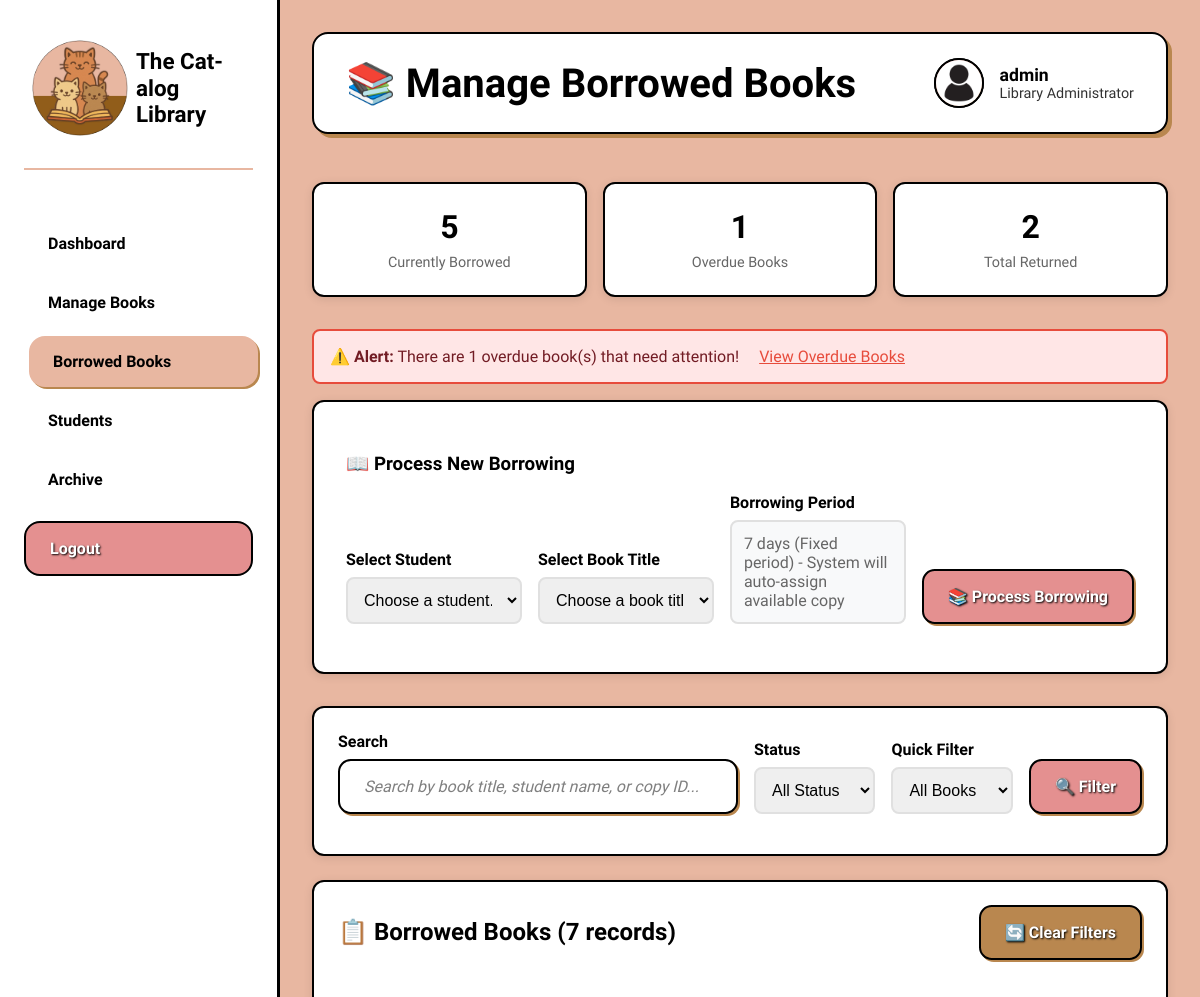
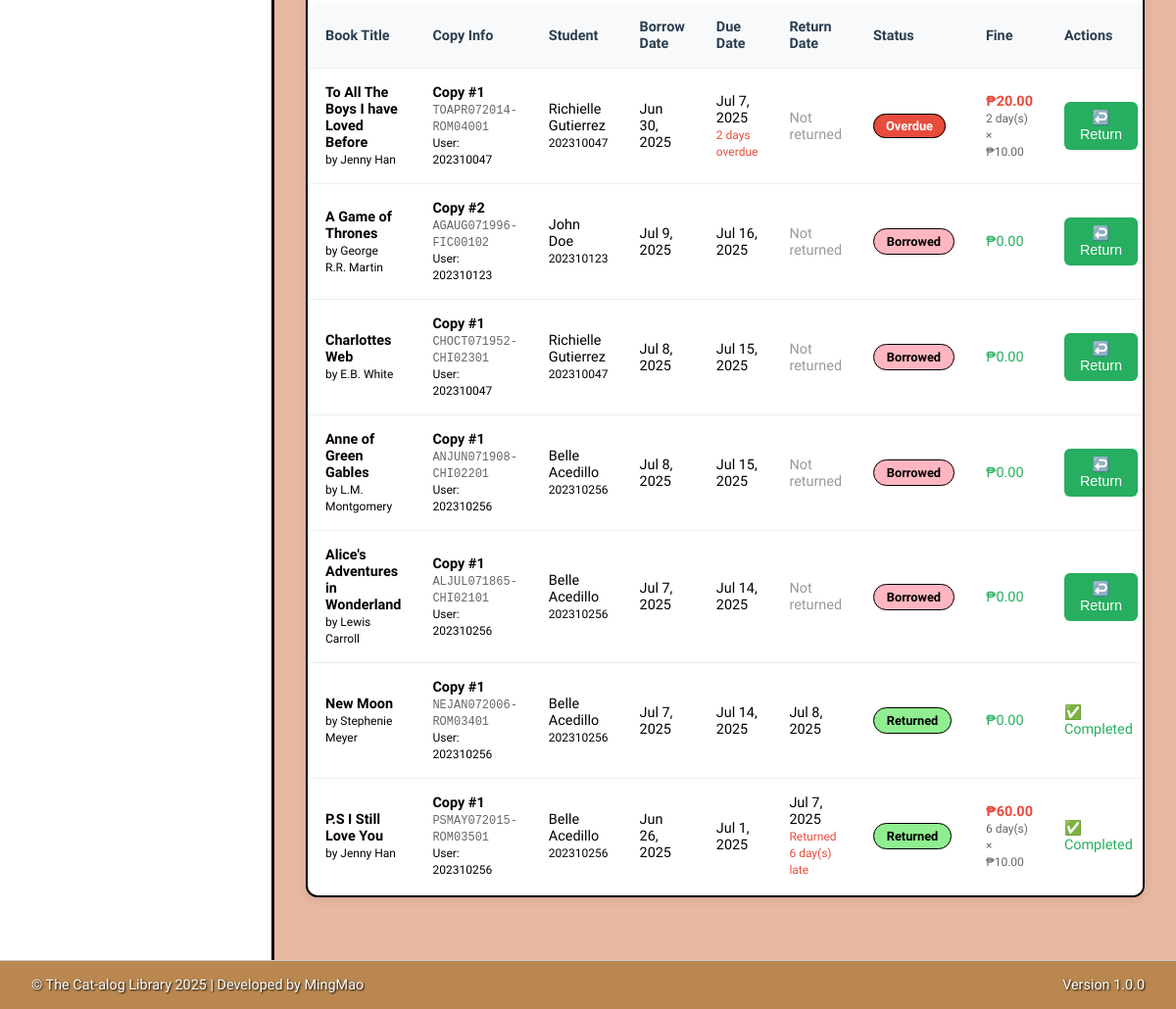
/admin/manage_borrowed.php (signed in), run on an earlier commit of the app's database (2 pictures, top to bottom).
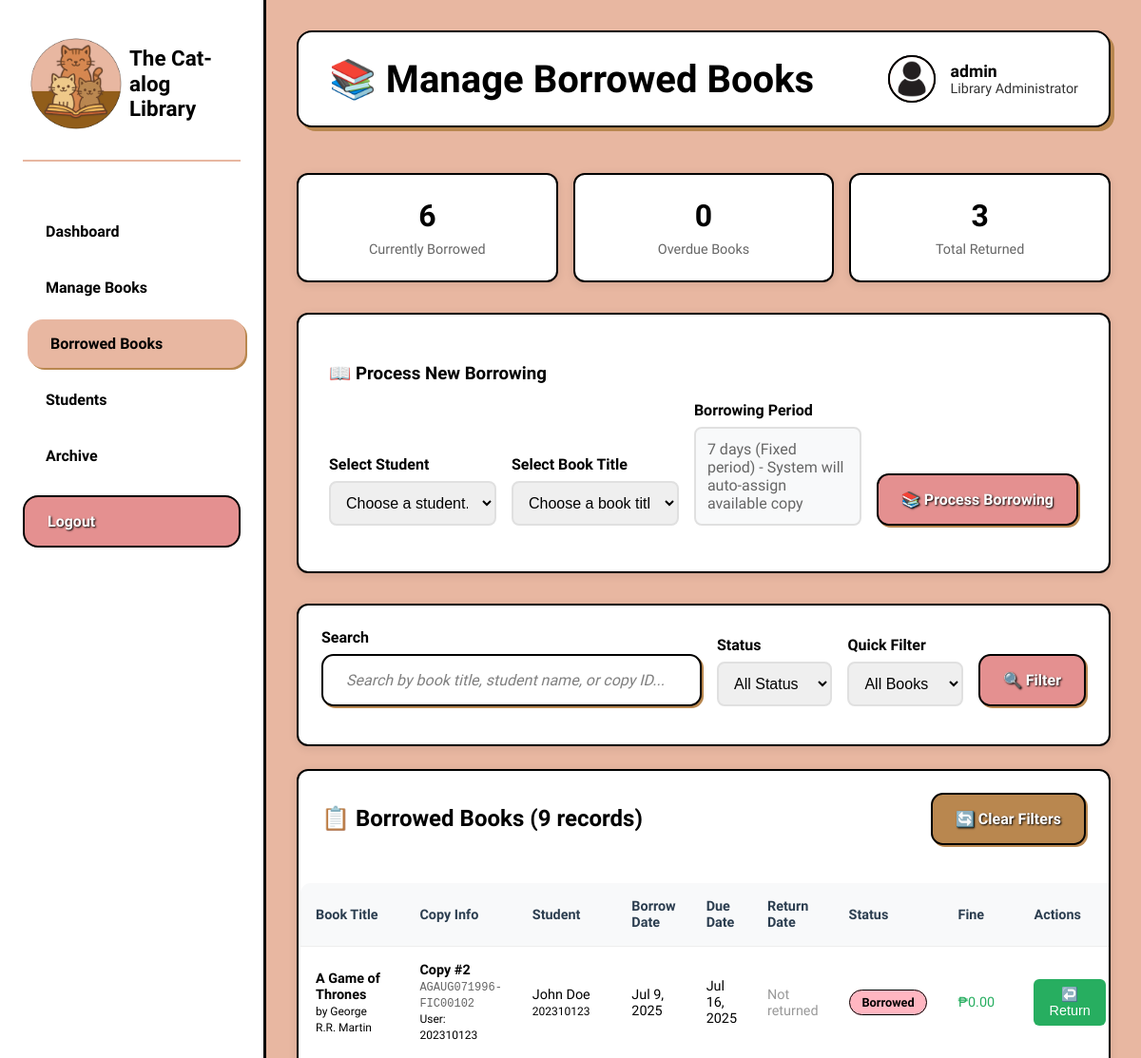
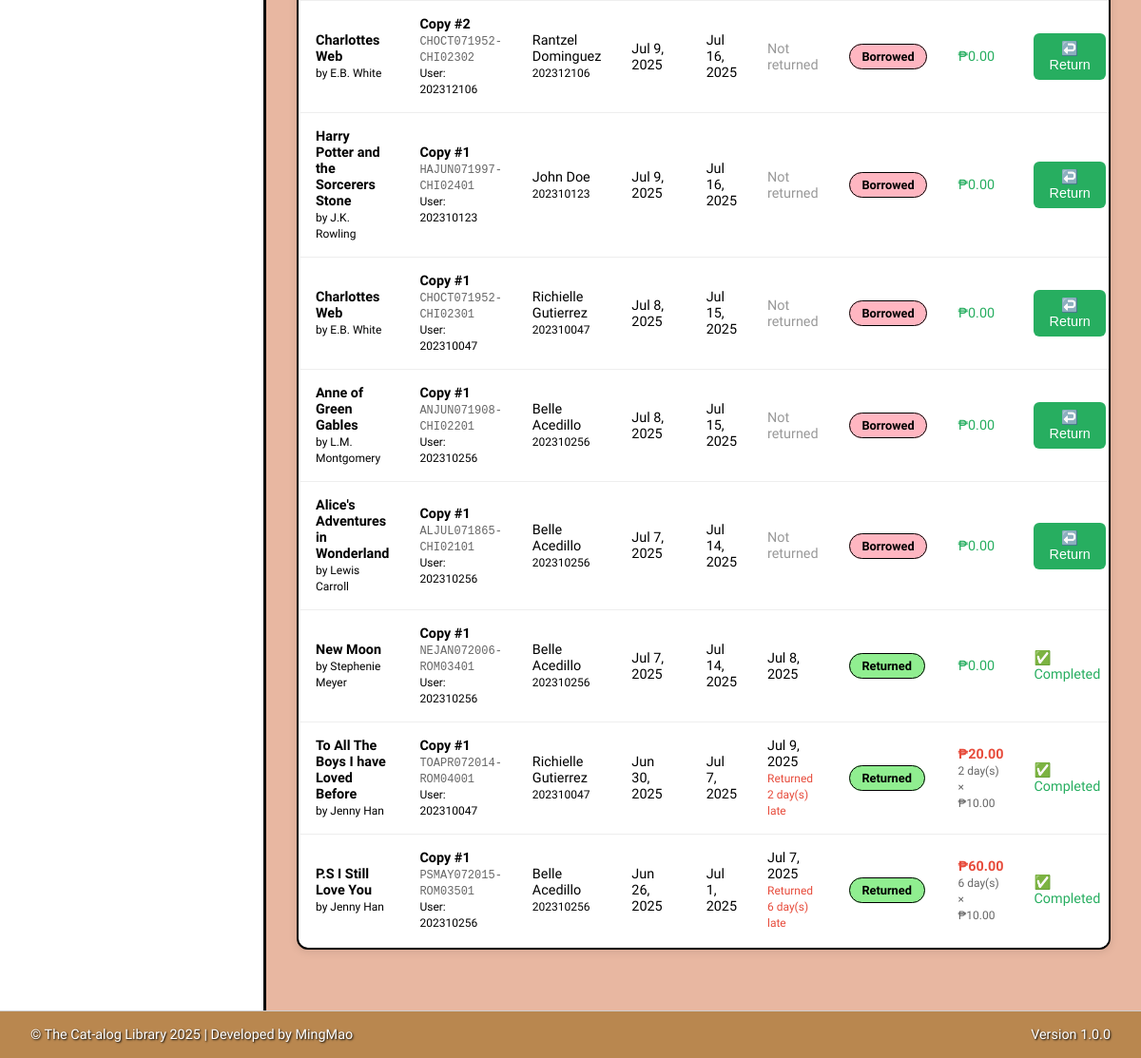
And on a later commit of the database (2 pictures, top to bottom).
### tables this page shows
CREATE TABLE `borrowed_books` (
  `id` int(11) NOT NULL,
  `user_id` int(11) DEFAULT NULL,
  `copy_id` int(11) DEFAULT NULL,
  `title_id` int(11) DEFAULT NULL,
  `book_id` varchar(50) DEFAULT NULL,
  `borrow_date` date DEFAULT NULL,
  `due_date` date DEFAULT NULL,
  `return_date` date DEFAULT NULL,
  `status` enum('borrowed','returned','overdue','renewed') DEFAULT 'borrowed',
  `renewal_count` int(11) DEFAULT 0,
  `fine_amount` decimal(10,2) DEFAULT 0.00,
  `created_at` timestamp NULL DEFAULT current_timestamp(),
  `updated_at` timestamp NULL DEFAULT current_timestamp() ON UPDATE current_timestamp()
);

CREATE TABLE `book_titles` (
  `title_id` int(11) NOT NULL,
  `title` varchar(255) NOT NULL,
  `author` varchar(255) DEFAULT NULL,
  `category` varchar(100) DEFAULT NULL,
  `published_year` int(11) DEFAULT NULL,
  `published_month` varchar(20) DEFAULT NULL,
  `book_image` varchar(255) DEFAULT NULL,
  `status` enum('Available','Borrowed','Archived') DEFAULT 'Available',
  `total_copies` int(11) DEFAULT 1,
  `available_copies` int(11) DEFAULT 1,
  `created_at` timestamp NULL DEFAULT current_timestamp(),
  `updated_at` timestamp NULL DEFAULT current_timestamp() ON UPDATE current_timestamp()
);

CREATE TABLE `book_copies` (
  `copy_id` int(11) NOT NULL,
  `title_id` int(11) NOT NULL,
  `book_id` varchar(50) NOT NULL,
  `copy_number` int(11) NOT NULL,
  `condition_status` enum('Excellent','Good','Fair','Poor','Damaged') DEFAULT 'Excellent',
  `acquisition_date` date DEFAULT NULL,
  `location` varchar(100) DEFAULT NULL,
  `status` enum('Available','Borrowed','Reserved','Maintenance','Archived') DEFAULT 'Available',
  `notes` text DEFAULT NULL,
  `created_at` timestamp NULL DEFAULT current_timestamp(),
  `updated_at` timestamp NULL DEFAULT current_timestamp() ON UPDATE current_timestamp()
);

CREATE TABLE `users` (
  `user_id` int(11) NOT NULL,
  `username` varchar(50) NOT NULL,
  `password` varchar(255) NOT NULL,
  `first_name` varchar(50) DEFAULT NULL,
  `last_name` varchar(50) DEFAULT NULL,
  `email` varchar(100) DEFAULT NULL,
  `created_at` timestamp NULL DEFAULT current_timestamp()
);

### includes/view_functions.php (called while the page is built, shortened)
<?php
function getBorrowingHistory($pdo, $userId = null, $status = null, $limit = null, $offset = 0) {
    $conditions = [];
    $params = [];
    $whereClause = !empty($conditions) ? "WHERE " . implode(" AND ", $conditions) : "";
    $limitClause = $limit ? "LIMIT $limit OFFSET $offset" : "";
    $sql = "
        SELECT
            bb.id,
            u.username,
            u.first_name,
            u.last_name,
            bt.title,
            bt.author,
            bc.book_id,
            bc.copy_number,
            bb.borrow_date,
            bb.due_date,
            bb.return_date,
            bb.status,
            bb.renewal_count,
            bb.fine_amount,
            CASE
                WHEN bb.status = 'borrowed' AND bb.due_date < CURDATE() THEN 'Overdue'
                WHEN bb.status = 'borrowed' AND bb.due_date >= CURDATE() THEN 'Active'
                ELSE 'Completed'
            END AS loan_status
        FROM borrowed_books bb
        JOIN users u ON bb.user_id = u.user_id
        JOIN book_copies bc ON bb.copy_id = bc.copy_id
        JOIN book_titles bt ON bb.title_id = bt.title_id
        $whereClause
        ORDER BY bb.borrow_date DESC
        $limitClause
    ";
    try {
        $stmt = $pdo->prepare($sql);
        $stmt->execute($params);
        return $stmt->fetchAll(PDO::FETCH_ASSOC);
    } catch (PDOException $e) {
        error_log("Error getting borrowing history: " . $e->getMessage());
        return [];
    }
}
?>

### admin/manage_borrowed.php (the view, shortened to what the rows shown need)
<?php
require_once '../includes/view_functions.php';
$search = isset($_GET['search']) ? trim($_GET['search']) : '';
$status_filter = isset($_GET['status']) ? $_GET['status'] : '';
$overdue_filter = isset($_GET['overdue']) ? $_GET['overdue'] : '';
try {
    $borrowed_books = [];
    if (!empty($search) || !empty($status_filter) || !empty($overdue_filter)) {
        $allHistory = getBorrowingHistory($conn);
        foreach ($allHistory as $borrow) {
            $include = true;
            if (!empty($search)) {
                $searchLower = strtolower($search);
                $searchableText = strtolower(
                    $borrow['title'] . ' ' .
                    $borrow['first_name'] . ' ' .
                    $borrow['last_name'] . ' ' .
                    $borrow['username'] . ' ' .
                    $borrow['book_id']
                );
                if (strpos($searchableText, $searchLower) === false) {
                    $include = false;
                }
            }
            if (!empty($status_filter) && $include) {
                if ($status_filter === 'currently_borrowed') {
                    if (!in_array($borrow['status'], ['borrowed', 'overdue', 'renewed'])) {
                        $include = false;
                    }
                } elseif ($status_filter === 'overdue') {
                    $isOverdue = in_array($borrow['status'], ['borrowed', 'overdue', 'renewed']) &&
                                 $borrow['due_date'] < date('Y-m-d');
                    if (!$isOverdue) {
                        $include = false;
                    }
                } else {
                    if ($borrow['status'] !== $status_filter) {
                        $include = false;
                    }
                }
            }
            if ($overdue_filter === 'yes' && $include) {
                $isOverdue = in_array($borrow['status'], ['borrowed', 'overdue', 'renewed']) &&
                             $borrow['due_date'] < date('Y-m-d');
                if (!$isOverdue) {
                    $include = false;
                }
            }
            if ($include) {
                $borrow['display_status'] = (in_array($borrow['status'], ['borrowed', 'overdue', 'renewed']) &&
                                            $borrow['due_date'] < date('Y-m-d')) ? 'overdue' : $borrow['status'];
                $borrow['days_overdue'] = 0;
                $borrow['calculated_fine'] = 0;
                if ($borrow['display_status'] === 'overdue') {
                    $borrow['days_overdue'] = daysDifference($borrow['due_date'], date('Y-m-d'));
                    $borrow['calculated_fine'] = $borrow['days_overdue'] * 10;
                } elseif ($borrow['status'] === 'returned' && $borrow['return_date'] > $borrow['due_date']) {
                    $borrow['days_overdue'] = daysDifference($borrow['due_date'], $borrow['return_date']);
                    $borrow['calculated_fine'] = $borrow['days_overdue'] * 10;
                }
                $borrowed_books[] = $borrow;
            }
        }
    } else {
        $allHistory = getBorrowingHistory($conn);
        foreach ($allHistory as $borrow) {
            $borrow['display_status'] = (in_array($borrow['status'], ['borrowed', 'overdue', 'renewed']) &&
                                        $borrow['due_date'] < date('Y-m-d')) ? 'overdue' : $borrow['status'];
            $borrow['days_overdue'] = 0;
            $borrow['calculated_fine'] = 0;
            if ($borrow['display_status'] === 'overdue') {
                $borrow['days_overdue'] = daysDifference($borrow['due_date'], date('Y-m-d'));
                $borrow['calculated_fine'] = $borrow['days_overdue'] * 10;
            } elseif ($borrow['status'] === 'returned' && $borrow['return_date'] > $borrow['due_date']) {
                $borrow['days_overdue'] = daysDifference($borrow['due_date'], $borrow['return_date']);
                $borrow['calculated_fine'] = $borrow['days_overdue'] * 10;
            }
            $borrowed_books[] = $borrow;
        }
    }
    usort($borrowed_books, function($a, $b) {
        if ($a['display_status'] === 'overdue' && $b['display_status'] !== 'overdue') {
            return -1;
        } elseif ($a['display_status'] !== 'overdue' && $b['display_status'] === 'overdue') {
            return 1;
        } else {
            return strtotime($b['borrow_date']) - strtotime($a['borrow_date']);
        }
    });
} catch (PDOException $e) {
    $borrowed_books = [];
    $availableTitles = [];
    $users = [];
    $stats = ['currently_borrowed' => 0, 'total_returned' => 0, 'overdue_count' => 0];
    $error_message = "Database error: " . $e->getMessage();
}
function getStatusBadgeClass($status) {
    switch($status) {
        case 'borrowed':
        case 'renewed': return 'status-borrowed';
        case 'returned': return 'status-available';
        case 'overdue': return 'status-overdue';
    }
}
function daysDifference($date1, $date2 = null) {
    $date2 = $date2 ?: date('Y-m-d');
    $diff = strtotime($date2) - strtotime($date1);
    return floor($diff / (60 * 60 * 24));
}
?>
<!DOCTYPE html>
<html lang="en">
<head>
    <link rel="stylesheet" href="../assets/css/admin_dashboard.css">
    <link rel="stylesheet" href="../assets/css/admin_manage_borrowed.css">
</head>
<body>
<div class="admin-container">
        <main class="admin-main">
            <header class="admin-header">
                <h1 class="page-title">📚 Manage Borrowed Books</h1>
            </header>
            <div class="borrowed-books-table">
                <div class="table-header">
                    <h2 style="color: var(--black);">📋 Borrowed Books (<?php echo count($borrowed_books); ?> records)</h2>
                </div>
                <?php if (empty($borrowed_books)): ?>
                    <div class="empty-state">
                        <h3>📚 No borrowed books found</h3>
                        <p>No books match your current filters.</p>
                    </div>
                <?php else: ?>
                    <table class="data-table">
                        <thead>
                            <tr>
                                <th>Book Title</th>
                                <th>Copy Info</th>
                                <th>Student</th>
                                <th>Borrow Date</th>
                                <th>Due Date</th>
                                <th>Return Date</th>
                                <th>Status</th>
                                <th>Fine</th>
                                <th>Actions</th>
                            </tr>
                        </thead>
                        <tbody>
                            <?php foreach ($borrowed_books as $borrow): ?>
                                <tr>
                                    <td>
                                        <strong><?php echo htmlspecialchars($borrow['title']); ?></strong><br>
                                        <small>by <?php echo htmlspecialchars($borrow['author']); ?></small>
                                    </td>
                                    <td>
                                        <strong>Copy #<?php echo $borrow['copy_number'] ?? 'N/A'; ?></strong><br>
                                        <small style="font-family: monospace; color: #666;"><?php echo htmlspecialchars($borrow['book_id']); ?></small><br>
                                        <small>User: <?php echo htmlspecialchars($borrow['username']); ?></small>
                                    </td>
                                    <td>
                                        <?php echo htmlspecialchars($borrow['first_name'] . ' ' . $borrow['last_name']); ?><br>
                                        <small><?php echo htmlspecialchars($borrow['username']); ?></small>
                                    </td>
                                    <td><?php echo date('M j, Y', strtotime($borrow['borrow_date'])); ?></td>
                                    <td>
                                        <?php echo date('M j, Y', strtotime($borrow['due_date'])); ?>
                                        <?php if ($borrow['display_status'] === 'overdue'): ?>
                                            <br><small style="color: #e74c3c;">
                                                <?php echo $borrow['days_overdue']; ?> days overdue
                                            </small>
                                        <?php endif; ?>
                                    </td>
                                    <td>
                                        <?php if ($borrow['return_date']): ?>
                                            <?php echo date('M j, Y', strtotime($borrow['return_date'])); ?>
                                            <?php if ($borrow['calculated_fine'] > 0 && $borrow['status'] === 'returned'): ?>
                                                <br><small style="color: #e74c3c;">
                                                    Returned <?php echo abs($borrow['days_overdue']); ?> day(s) late
                                                </small>
                                            <?php endif; ?>
                                        <?php else: ?>
                                            <span style="color: #999;">Not returned</span>
                                        <?php endif; ?>
                                    </td>
                                    <td>
                                        <span class="status-badge <?php echo getStatusBadgeClass($borrow['display_status']); ?>">
                                            <?php echo ucfirst($borrow['display_status']); ?>
                                        </span>
                                    </td>
                                    <td>
                                        <?php if ($borrow['calculated_fine'] > 0): ?>
                                            <span style="color: #e74c3c; font-weight: 600;">
                                                ₱<?php echo number_format($borrow['calculated_fine'], 2); ?>
                                            </span>
                                            <br><small style="color: #666;">
                                                <?php echo $borrow['days_overdue']; ?> day(s) × ₱10.00
                                            </small>
                                        <?php else: ?>
                                            <span style="color: #27ae60;">₱0.00</span>
                                        <?php endif; ?>
                                    </td>
                                    <td>
                                        <?php if ($borrow['status'] === 'borrowed' || $borrow['status'] === 'overdue' || $borrow['status'] === 'renewed'): ?>
                                            <form method="POST" style="display: inline;"
                                                  onsubmit="return confirm('Mark this book copy as returned?');">
                                                <button type="submit" name="return_book" class="btn-return">
                                                    ↩️ Return
                                                </button>
                                            </form>
                                        <?php else: ?>
                                            <span style="color: #27ae60;">✅ Completed</span>
                                        <?php endif; ?>
                                    </td>
                                </tr>
                            <?php endforeach; ?>
                        </tbody>
                    </table>
                <?php endif; ?>
            </div>
        </main>
    </div>
<?php include '../includes/footer.php'; ?>
</body>
</html>

What changed in the data, as far as the page shows it:
added borrowed_books: title.title "Charlottes Web", title.author "E.B. White", copy.copy_number "2", copy.book_id "CHOCT071952-CHI02302", user.username "202312106", user.last_name "Rantzel Dominguez", borrow_date "Jul 9, 2025", due_date "Jul 16, 2025", shows "Not returned", status "Borrowed", renewal_count "₱0.00"
added borrowed_books: title.title "Harry Potter and the Sorcerers Stone", title.author "J.K. Rowling", copy.copy_number "1", copy.book_id "HAJUN071997-CHI02401", user.username "202310123", user.last_name "John Doe", borrow_date "Jul 9, 2025", due_date "Jul 16, 2025", shows "Not returned", status "Borrowed", renewal_count "₱0.00"
changed borrowed_books "Jun 30, 2025": return_date (not shown) → "Jul 9, 2025"; status "Overdue" → "Returned"; return_date "Not returned" → "Returned day(s) late"; status "↩️ Return" → "✅ Completed"; moves down the list
Also different on the page:
$stats['currently_borrowed']: "5" → "6"
$stats['overdue_count']: "1" → "0"
$stats['total_returned']: "2" → "3"
count($borrowed_books): "7" → "9"
$stats['overdue_count']: "1" → (not shown)
text no longer shown: "⚠️ Alert: There are overdue book(s) that need attention! View Overdue Books"
